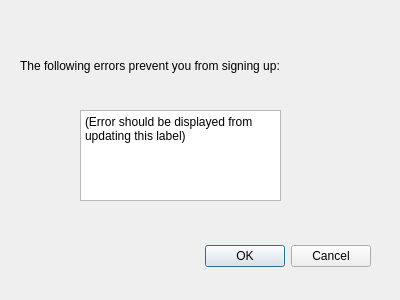
<?xml version="1.0" encoding="UTF-8"?>
<ui version="4.0">
 <class>Dialog</class>
 <widget class="QDialog" name="Dialog">
  <property name="geometry">
   <rect>
    <x>0</x>
    <y>0</y>
    <width>400</width>
    <height>300</height>
   </rect>
  </property>
  <property name="windowTitle">
   <string>Dialog</string>
  </property>
  <widget class="QDialogButtonBox" name="buttonBox">
   <property name="geometry">
    <rect>
     <x>30</x>
     <y>240</y>
     <width>341</width>
     <height>32</height>
    </rect>
   </property>
   <property name="orientation">
    <enum>Qt::Horizontal</enum>
   </property>
   <property name="standardButtons">
    <set>QDialogButtonBox::Cancel|QDialogButtonBox::Ok</set>
   </property>
  </widget>
  <widget class="QLabel" name="label">
   <property name="geometry">
    <rect>
     <x>20</x>
     <y>50</y>
     <width>341</width>
     <height>31</height>
    </rect>
   </property>
   <property name="text">
    <string>The following errors prevent you from signing up:</string>
   </property>
  </widget>
  <widget class="QPlainTextEdit" name="signup_warning_textedit">
   <property name="geometry">
    <rect>
     <x>80</x>
     <y>110</y>
     <width>201</width>
     <height>91</height>
    </rect>
   </property>
   <property name="plainText">
    <string>(Error should be displayed from updating this label)</string>
   </property>
  </widget>
 </widget>
 <resources/>
 <connections>
  <connection>
   <sender>buttonBox</sender>
   <signal>accepted()</signal>
   <receiver>Dialog</receiver>
   <slot>accept()</slot>
   <hints>
    <hint type="sourcelabel">
     <x>248</x>
     <y>254</y>
    </hint>
    <hint type="destinationlabel">
     <x>157</x>
     <y>274</y>
    </hint>
   </hints>
  </connection>
  <connection>
   <sender>buttonBox</sender>
   <signal>rejected()</signal>
   <receiver>Dialog</receiver>
   <slot>reject()</slot>
   <hints>
    <hint type="sourcelabel">
     <x>316</x>
     <y>260</y>
    </hint>
    <hint type="destinationlabel">
     <x>286</x>
     <y>274</y>
    </hint>
   </hints>
  </connection>
 </connections>
</ui>
